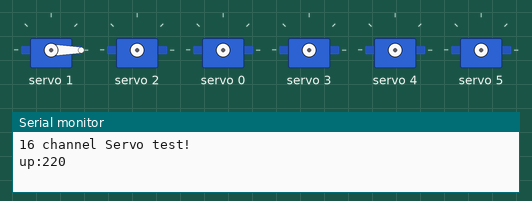
Simulated run of this sketch. Board: Arduino Uno, built with avr-gcc and run on an emulated ATmega328P. Parts: 6 × servo, the last lines printed to the serial monitor.

Above: at 0.1 s.
At 2.4 s:
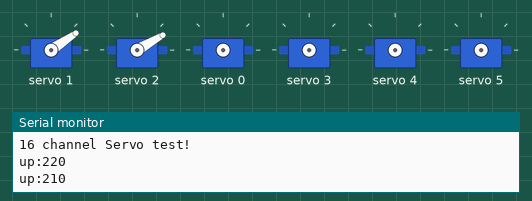
At 6.7 s:
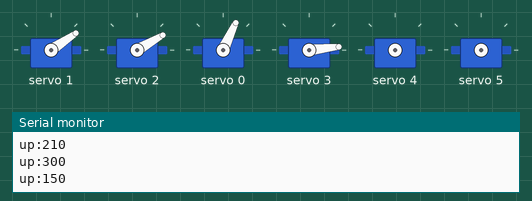
At 12.0 s:
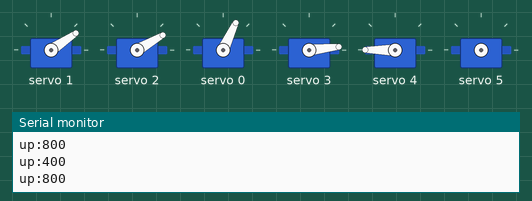
At 15.7 s:
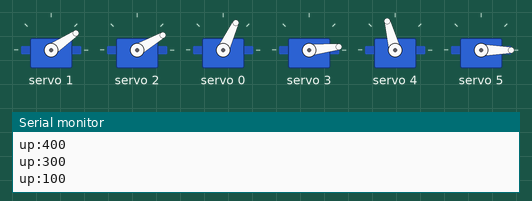
At 18.7 s:
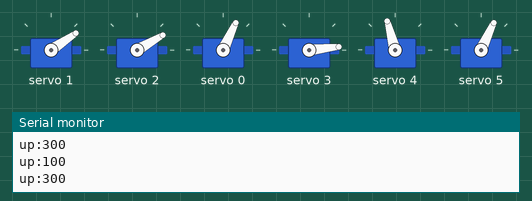
Timing chart, 0 to 20.2 s (numbered marks = the images above):
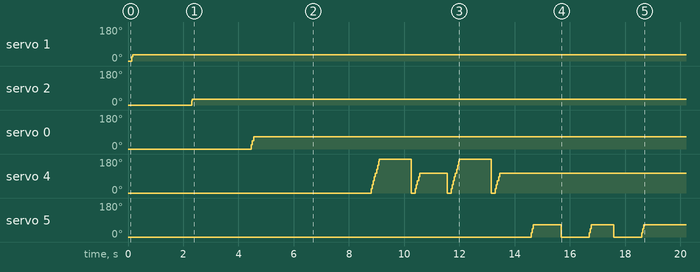

The sketch:

Servo2.ino
```cpp
#include <Wire.h>
#include <Adafruit_PWMServoDriver.h>

Adafruit_PWMServoDriver pwm = Adafruit_PWMServoDriver();
#define SERVOMIN  150 // this is the 'minimum' pulse length count (out of 4096)
#define SERVOMAX  600 // this is the 'maximum' pulse length count (out of 4096)

// our servo # counter
//uint8_t servonum = 0;

void setup() {
  Serial.begin(9600);
  Serial.println("16 channel Servo test!");
  pwm.begin();
  pwm.setPWMFreq(60);  // Analog servos run at ~60 Hz updates
  actionReset();
}

void setServoPulse(uint8_t n, double pulse) {
  double pulselength;

  pulselength = 1000000;   // 1,000,000 us per second
  pulselength /= 60;   // 60 Hz
  Serial.print(pulselength); Serial.println(" us per period");
  pulselength /= 4096;  // 12 bits of resolution
  Serial.print(pulselength); Serial.println(" us per bit");
  pulse *= 1000;
  pulse /= pulselength;
  Serial.println(pulse);
  pwm.setPWM(n, 0, pulse);
}

void loop() {

}

void upPulse(uint8_t n,int servoMax,uint16_t delayTime){
  Serial.print("up:");
  Serial.println(servoMax,DEC);
  for (uint16_t pulselen = 0; pulselen < servoMax; pulselen++) {
    pwm.setPWM(n, 0, pulselen);
  }
  delay(delayTime);
}
void downPulse(uint8_t n,int servoMax,int servoMin,uint16_t delayTime){
  Serial.print("down from :");
  Serial.print(servoMax,DEC);
  Serial.print(" to :");
  Serial.println(servoMin,DEC);
  for (uint16_t pulselen = servoMax; pulselen > servoMin; pulselen--) {
    pwm.setPWM(n, 0, pulselen);
  }
  delay(delayTime);
}
```

Action1.ino
```cpp
//void action1(){
////  pwm.setPWM(0, 0, 500);
////  delay(5000);
//
//  pwm.setPWM(1, 0, 300);
//  delay(5000);
//    pwm.setPWM(2, 0, 300);
//    delay(5000);
//    pwm.setPWM(2, 0, 150);
//    delay(5000);
//
//  pwm.setPWM(1, 0, 150);
//  delay(5000);
//
//
////  pwm.setPWM(0, 0, 150);
////  delay(5000);
//}

void action1(){
  upPulse(0,500,2000);
  upPulse(1,300,2000);
  upPulse(2,300,2000);
    upPulse(3,300,2000);
    upPulse(4,300,2000);
    upPulse(5,300,2000);

    downPulse(5,300,150,2000);
    downPulse(4,300,150,2000);
    downPulse(3,300,150,2000);
  downPulse(2,300,150,2000);
  downPulse(1,300,150,2000);
  downPulse(0,500,150,2000);
}
```

ActionReset.ino
```cpp
void actionReset(){
  upPulse(1,220,2000);//大臂向上
  upPulse(2,210,2000);//肘伸直
  upPulse(0,300,2000);//肩正前
  upPulse(3,150,2000);//手腕伸直
  upPulse(4,800,1000);//手腕转90°
  upPulse(4,400,1000);//手腕复位
  upPulse(4,800,1000);//手腕转90°
  upPulse(4,400,1000);//手腕复位
  upPulse(5,300,1000);//夹子合紧
  upPulse(5,100,800);//夹子张开
  upPulse(5,300,800);//夹子合紧
  upPulse(5,100,800);//夹子张开
  upPulse(5,300,800);//夹子合紧
//  downPulse(0,500,150,2000);
}
```
